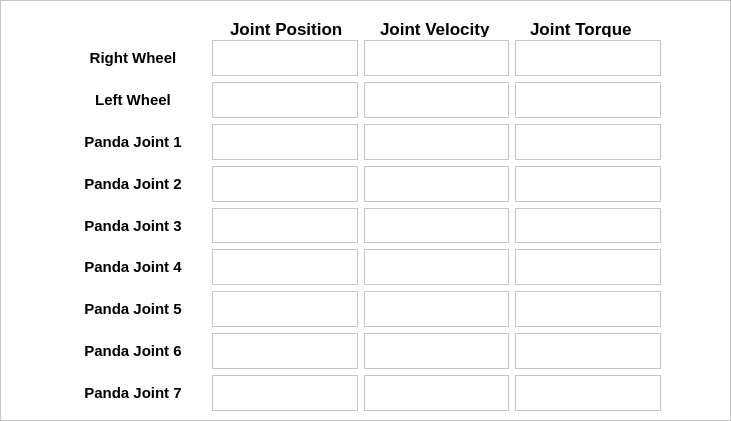
  <widget class="QFrame" name="frame_21">
   <property name="geometry">
    <rect>
     <x>860</x>
     <y>70</y>
     <width>731</width>
     <height>421</height>
    </rect>
   </property>
   <property name="styleSheet">
    <string notr="true">background-color: rgb(255, 255, 255);</string>
   </property>
   <property name="frameShape">
    <enum>QFrame::StyledPanel</enum>
   </property>
   <property name="frameShadow">
    <enum>QFrame::Raised</enum>
   </property>
   <widget class="QLabel" name="label_32">
    <property name="geometry">
     <rect>
      <x>230</x>
      <y>20</y>
      <width>121</width>
      <height>17</height>
     </rect>
    </property>
    <property name="font">
     <font>
      <pointsize>13</pointsize>
      <weight>75</weight>
      <bold>true</bold>
     </font>
    </property>
    <property name="text">
     <string>Joint Position</string>
    </property>
   </widget>
   <widget class="QLabel" name="label_34">
    <property name="geometry">
     <rect>
      <x>380</x>
      <y>20</y>
      <width>121</width>
      <height>17</height>
     </rect>
    </property>
    <property name="font">
     <font>
      <pointsize>13</pointsize>
      <weight>75</weight>
      <bold>true</bold>
     </font>
    </property>
    <property name="text">
     <string>Joint Velocity</string>
    </property>
   </widget>
   <widget class="QLabel" name="label_35">
    <property name="geometry">
     <rect>
      <x>530</x>
      <y>20</y>
      <width>111</width>
      <height>17</height>
     </rect>
    </property>
    <property name="font">
     <font>
      <pointsize>13</pointsize>
      <weight>75</weight>
      <bold>true</bold>
     </font>
    </property>
    <property name="text">
     <string>Joint Torque</string>
    </property>
   </widget>
   <widget class="QWidget" name="horizontalLayoutWidget_4">
    <property name="geometry">
     <rect>
      <x>60</x>
      <y>40</y>
      <width>601</width>
      <height>371</height>
     </rect>
    </property>
    <layout class="QHBoxLayout" name="horizontalLayout_10" stretch="0,0,0,0">
     <item>
      <layout class="QVBoxLayout" name="verticalLayout_45">
       <item>
        <widget class="QLabel" name="label_37">
         <property name="font">
          <font>
           <pointsize>11</pointsize>
           <weight>75</weight>
           <bold>true</bold>
          </font>
         </property>
         <property name="text">
          <string>Right Wheel</string>
         </property>
         <property name="textFormat">
          <enum>Qt::AutoText</enum>
         </property>
         <property name="scaledContents">
          <bool>false</bool>
         </property>
         <property name="alignment">
          <set>Qt::AlignCenter</set>
         </property>
        </widget>
       </item>
       <item>
        <widget class="QLabel" name="label_36">
         <property name="font">
          <font>
           <pointsize>11</pointsize>
           <weight>75</weight>
           <bold>true</bold>
          </font>
         </property>
         <property name="text">
          <string>Left Wheel</string>
         </property>
         <property name="textFormat">
          <enum>Qt::AutoText</enum>
         </property>
         <property name="scaledContents">
          <bool>false</bool>
         </property>
         <property name="alignment">
          <set>Qt::AlignCenter</set>
         </property>
        </widget>
       </item>
       <item>
        <widget class="QLabel" name="label_136">
         <property name="font">
          <font>
           <pointsize>11</pointsize>
           <weight>75</weight>
           <bold>true</bold>
          </font>
         </property>
         <property name="text">
          <string>Panda Joint 1</string>
         </property>
         <property name="textFormat">
          <enum>Qt::AutoText</enum>
         </property>
         <property name="scaledContents">
          <bool>false</bool>
         </property>
         <property name="alignment">
          <set>Qt::AlignCenter</set>
         </property>
        </widget>
       </item>
       <item>
        <widget class="QLabel" name="label_156">
         <property name="font">
          <font>
           <pointsize>11</pointsize>
           <weight>75</weight>
           <bold>true</bold>
          </font>
         </property>
         <property name="text">
          <string>Panda Joint 2</string>
         </property>
         <property name="textFormat">
          <enum>Qt::AutoText</enum>
         </property>
         <property name="scaledContents">
          <bool>false</bool>
         </property>
         <property name="alignment">
          <set>Qt::AlignCenter</set>
         </property>
        </widget>
       </item>
       <item>
        <widget class="QLabel" name="label_155">
         <property name="font">
          <font>
           <pointsize>11</pointsize>
           <weight>75</weight>
           <bold>true</bold>
          </font>
         </property>
         <property name="text">
          <string>Panda Joint 3</string>
         </property>
         <property name="textFormat">
          <enum>Qt::AutoText</enum>
         </property>
         <property name="scaledContents">
          <bool>false</bool>
         </property>
         <property name="alignment">
          <set>Qt::AlignCenter</set>
         </property>
        </widget>
       </item>
       <item>
        <widget class="QLabel" name="label_157">
         <property name="font">
          <font>
           <pointsize>11</pointsize>
           <weight>75</weight>
           <bold>true</bold>
          </font>
         </property>
         <property name="text">
          <string>Panda Joint 4</string>
         </property>
         <property name="textFormat">
          <enum>Qt::AutoText</enum>
         </property>
         <property name="scaledContents">
          <bool>false</bool>
         </property>
         <property name="alignment">
          <set>Qt::AlignCenter</set>
         </property>
        </widget>
       </item>
       <item>
        <widget class="QLabel" name="label_137">
         <property name="font">
          <font>
           <pointsize>11</pointsize>
           <weight>75</weight>
           <bold>true</bold>
          </font>
         </property>
         <property name="text">
          <string>Panda Joint 5</string>
         </property>
         <property name="textFormat">
          <enum>Qt::AutoText</enum>
         </property>
         <property name="scaledContents">
          <bool>false</bool>
         </property>
         <property name="alignment">
          <set>Qt::AlignCenter</set>
         </property>
        </widget>
       </item>
       <item>
        <widget class="QLabel" name="label_158">
         <property name="font">
          <font>
           <pointsize>11</pointsize>
           <weight>75</weight>
           <bold>true</bold>
          </font>
         </property>
         <property name="text">
          <string>Panda Joint 6</string>
         </property>
         <property name="textFormat">
          <enum>Qt::AutoText</enum>
         </property>
         <property name="scaledContents">
          <bool>false</bool>
         </property>
         <property name="alignment">
          <set>Qt::AlignCenter</set>
         </property>
        </widget>
       </item>
       <item>
        <widget class="QLabel" name="label_159">
         <property name="font">
          <font>
           <pointsize>11</pointsize>
           <weight>75</weight>
           <bold>true</bold>
          </font>
         </property>
         <property name="text">
          <string>Panda Joint 7</string>
         </property>
         <property name="textFormat">
          <enum>Qt::AutoText</enum>
         </property>
         <property name="scaledContents">
          <bool>false</bool>
         </property>
         <property name="alignment">
          <set>Qt::AlignCenter</set>
         </property>
        </widget>
       </item>
      </layout>
     </item>
     <item>
      <layout class="QVBoxLayout" name="verticalLayout_48">
       <item>
        <widget class="QLabel" name="robot_p1">
         <property name="font">
          <font>
           <pointsize>12</pointsize>
          </font>
         </property>
         <property name="frameShape">
          <enum>QFrame::StyledPanel</enum>
         </property>
         <property name="text">
          <string/>
         </property>
        </widget>
       </item>
       <item>
        <widget class="QLabel" name="robot_p2">
         <property name="minimumSize">
          <size>
           <width>79</width>
           <height>30</height>
          </size>
         </property>
         <property name="font">
          <font>
           <pointsize>12</pointsize>
          </font>
         </property>
         <property name="frameShape">
          <enum>QFrame::StyledPanel</enum>
         </property>
         <property name="frameShadow">
          <enum>QFrame::Plain</enum>
         </property>
         <property name="text">
          <string/>
         </property>
        </widget>
       </item>
       <item>
        <widget class="QLabel" name="robot_p3">
         <property name="font">
          <font>
           <pointsize>12</pointsize>
          </font>
         </property>
         <property name="frameShape">
          <enum>QFrame::StyledPanel</enum>
         </property>
         <property name="text">
          <string/>
         </property>
        </widget>
       </item>
       <item>
        <widget class="QLabel" name="robot_p4">
         <property name="font">
          <font>
           <pointsize>12</pointsize>
          </font>
         </property>
         <property name="frameShape">
          <enum>QFrame::StyledPanel</enum>
         </property>
         <property name="text">
          <string/>
         </property>
        </widget>
       </item>
       <item>
        <widget class="QLabel" name="robot_p5">
         <property name="font">
          <font>
           <pointsize>12</pointsize>
          </font>
         </property>
         <property name="frameShape">
          <enum>QFrame::StyledPanel</enum>
         </property>
         <property name="frameShadow">
          <enum>QFrame::Plain</enum>
         </property>
         <property name="text">
          <string/>
         </property>
        </widget>
       </item>
       <item>
        <widget class="QLabel" name="robot_p6">
         <property name="font">
          <font>
           <pointsize>12</pointsize>
          </font>
         </property>
         <property name="frameShape">
          <enum>QFrame::StyledPanel</enum>
         </property>
         <property name="frameShadow">
          <enum>QFrame::Plain</enum>
         </property>
         <property name="text">
          <string/>
         </property>
        </widget>
       </item>
       <item>
        <widget class="QLabel" name="robot_p7">
         <property name="font">
          <font>
           <pointsize>12</pointsize>
          </font>
         </property>
         <property name="frameShape">
          <enum>QFrame::StyledPanel</enum>
         </property>
         <property name="frameShadow">
          <enum>QFrame::Plain</enum>
         </property>
         <property name="text">
          <string/>
         </property>
        </widget>
       </item>
       <item>
        <widget class="QLabel" name="robot_p8">
         <property name="font">
          <font>
           <pointsize>12</pointsize>
          </font>
         </property>
         <property name="frameShape">
          <enum>QFrame::StyledPanel</enum>
         </property>
         <property name="frameShadow">
          <enum>QFrame::Plain</enum>
         </property>
         <property name="text">
          <string/>
         </property>
        </widget>
       </item>
       <item>
        <widget class="QLabel" name="robot_p9">
         <property name="font">
          <font>
           <pointsize>12</pointsize>
          </font>
         </property>
         <property name="frameShape">
          <enum>QFrame::StyledPanel</enum>
         </property>
         <property name="frameShadow">
          <enum>QFrame::Plain</enum>
         </property>
         <property name="text">
          <string/>
         </property>
        </widget>
       </item>
      </layout>
     </item>
     <item>
      <layout class="QVBoxLayout" name="verticalLayout_49">
       <item>
        <widget class="QLabel" name="robot_v1">
         <property name="font">
          <font>
           <pointsize>12</pointsize>
          </font>
         </property>
         <property name="frameShape">
          <enum>QFrame::StyledPanel</enum>
         </property>
         <property name="text">
          <string/>
         </property>
        </widget>
       </item>
       <item>
        <widget class="QLabel" name="robot_v2">
         <property name="minimumSize">
          <size>
           <width>79</width>
           <height>30</height>
          </size>
         </property>
         <property name="font">
          <font>
           <pointsize>12</pointsize>
          </font>
         </property>
         <property name="frameShape">
          <enum>QFrame::StyledPanel</enum>
         </property>
         <property name="frameShadow">
          <enum>QFrame::Plain</enum>
         </property>
         <property name="text">
          <string/>
         </property>
        </widget>
       </item>
       <item>
        <widget class="QLabel" name="robot_v3">
         <property name="font">
          <font>
           <pointsize>12</pointsize>
          </font>
         </property>
         <property name="frameShape">
          <enum>QFrame::StyledPanel</enum>
         </property>
         <property name="text">
          <string/>
         </property>
        </widget>
       </item>
       <item>
        <widget class="QLabel" name="robot_v4">
         <property name="font">
          <font>
           <pointsize>12</pointsize>
          </font>
         </property>
         <property name="frameShape">
          <enum>QFrame::StyledPanel</enum>
         </property>
         <property name="text">
          <string/>
         </property>
        </widget>
       </item>
       <item>
        <widget class="QLabel" name="robot_v5">
         <property name="font">
          <font>
           <pointsize>12</pointsize>
          </font>
         </property>
         <property name="frameShape">
          <enum>QFrame::StyledPanel</enum>
         </property>
         <property name="frameShadow">
          <enum>QFrame::Plain</enum>
         </property>
         <property name="text">
          <string/>
         </property>
        </widget>
       </item>
       <item>
        <widget class="QLabel" name="robot_v6">
         <property name="font">
          <font>
           <pointsize>12</pointsize>
          </font>
         </property>
         <property name="frameShape">
          <enum>QFrame::StyledPanel</enum>
         </property>
         <property name="frameShadow">
          <enum>QFrame::Plain</enum>
         </property>
         <property name="text">
          <string/>
         </property>
        </widget>
       </item>
       <item>
        <widget class="QLabel" name="robot_v7">
         <property name="font">
          <font>
           <pointsize>12</pointsize>
          </font>
         </property>
         <property name="frameShape">
          <enum>QFrame::StyledPanel</enum>
         </property>
         <property name="frameShadow">
          <enum>QFrame::Plain</enum>
         </property>
         <property name="text">
          <string/>
         </property>
        </widget>
       </item>
       <item>
        <widget class="QLabel" name="robot_v8">
         <property name="font">
          <font>
           <pointsize>12</pointsize>
          </font>
         </property>
         <property name="frameShape">
          <enum>QFrame::StyledPanel</enum>
         </property>
         <property name="frameShadow">
          <enum>QFrame::Plain</enum>
         </property>
         <property name="text">
          <string/>
         </property>
        </widget>
       </item>
       <item>
        <widget class="QLabel" name="robot_v9">
         <property name="font">
          <font>
           <pointsize>12</pointsize>
          </font>
         </property>
         <property name="frameShape">
          <enum>QFrame::StyledPanel</enum>
         </property>
         <property name="frameShadow">
          <enum>QFrame::Plain</enum>
         </property>
         <property name="text">
          <string/>
         </property>
        </widget>
       </item>
      </layout>
     </item>
     <item>
      <layout class="QVBoxLayout" name="verticalLayout_46">
       <item>
        <widget class="QLabel" name="robot_t1">
         <property name="font">
          <font>
           <pointsize>12</pointsize>
          </font>
         </property>
         <property name="frameShape">
          <enum>QFrame::StyledPanel</enum>
         </property>
         <property name="text">
          <string/>
         </property>
        </widget>
       </item>
       <item>
        <widget class="QLabel" name="robot_t2">
         <property name="minimumSize">
          <size>
           <width>79</width>
           <height>30</height>
          </size>
         </property>
         <property name="font">
          <font>
           <pointsize>12</pointsize>
          </font>
         </property>
         <property name="frameShape">
          <enum>QFrame::StyledPanel</enum>
         </property>
         <property name="frameShadow">
          <enum>QFrame::Plain</enum>
         </property>
         <property name="text">
          <string/>
         </property>
        </widget>
       </item>
       <item>
        <widget class="QLabel" name="robot_t3">
         <property name="font">
          <font>
           <pointsize>12</pointsize>
          </font>
         </property>
         <property name="frameShape">
          <enum>QFrame::StyledPanel</enum>
         </property>
         <property name="text">
          <string/>
         </property>
        </widget>
       </item>
       <item>
        <widget class="QLabel" name="robot_t4">
         <property name="font">
          <font>
           <pointsize>12</pointsize>
          </font>
         </property>
         <property name="frameShape">
          <enum>QFrame::StyledPanel</enum>
         </property>
         <property name="text">
          <string/>
         </property>
        </widget>
       </item>
       <item>
        <widget class="QLabel" name="robot_t5">
         <property name="font">
          <font>
           <pointsize>12</pointsize>
          </font>
         </property>
         <property name="frameShape">
          <enum>QFrame::StyledPanel</enum>
         </property>
         <property name="frameShadow">
          <enum>QFrame::Plain</enum>
         </property>
         <property name="text">
          <string/>
         </property>
        </widget>
       </item>
       <item>
        <widget class="QLabel" name="robot_t6">
         <property name="font">
          <font>
           <pointsize>12</pointsize>
          </font>
         </property>
         <property name="frameShape">
          <enum>QFrame::StyledPanel</enum>
         </property>
         <property name="frameShadow">
          <enum>QFrame::Plain</enum>
         </property>
         <property name="text">
          <string/>
         </property>
        </widget>
       </item>
       <item>
        <widget class="QLabel" name="robot_t7">
         <property name="font">
          <font>
           <pointsize>12</pointsize>
          </font>
         </property>
         <property name="frameShape">
          <enum>QFrame::StyledPanel</enum>
         </property>
         <property name="frameShadow">
          <enum>QFrame::Plain</enum>
         </property>
         <property name="text">
          <string/>
         </property>
        </widget>
       </item>
       <item>
        <widget class="QLabel" name="robot_t8">
         <property name="font">
          <font>
           <pointsize>12</pointsize>
          </font>
         </property>
         <property name="frameShape">
          <enum>QFrame::StyledPanel</enum>
         </property>
         <property name="frameShadow">
          <enum>QFrame::Plain</enum>
         </property>
         <property name="text">
          <string/>
         </property>
        </widget>
       </item>
       <item>
        <widget class="QLabel" name="robot_t9">
         <property name="font">
          <font>
           <pointsize>12</pointsize>
          </font>
         </property>
         <property name="frameShape">
          <enum>QFrame::StyledPanel</enum>
         </property>
         <property name="frameShadow">
          <enum>QFrame::Plain</enum>
         </property>
         <property name="text">
          <string/>
         </property>
        </widget>
       </item>
      </layout>
     </item>
    </layout>
   </widget>
  </widget>
